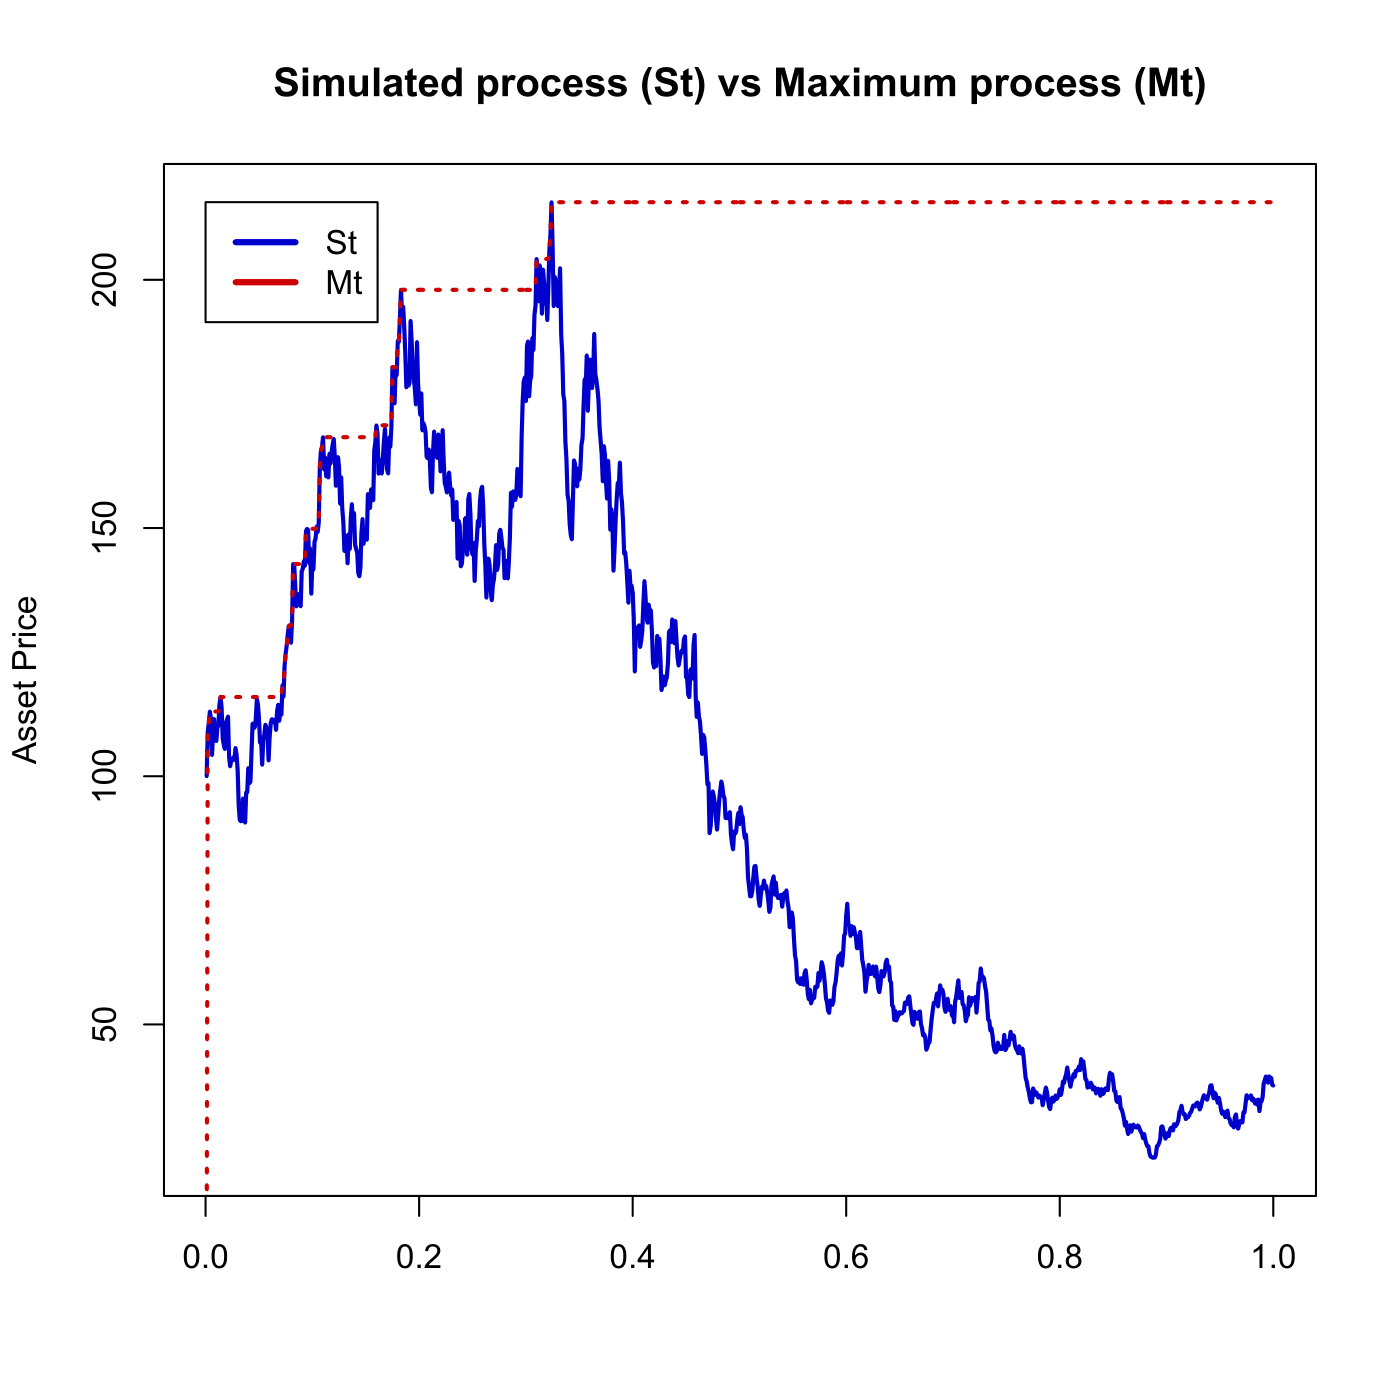

Source code (R):

# clear variables and close windows
rm(list = ls(all = TRUE))
graphics.off()

# parameter settings
para = c(100, 0.05, 0.03)
S0   = para[1]  # Initial Stock Price
r    = para[2]  # Interest Rate per Year
vol  = para[3]  # Volatility per Year
N    = 1000
t    = 1:N/N

volatility    = vol * vol
dt            = 1
randomWt1     = rnorm(N, 0, 1)
Wtsum1        = cumsum(t(randomWt1))
Path1         = exp((r - 0.5 * volatility) * dt + vol * sqrt(dt) * Wtsum1)
StockPath1    = matrix(0, N, 1)
StockPath1[1] = S0

for (i in 2:N) {
    StockPath1[i] = S0 * Path1[i]
}

s    = StockPath1
y    = matrix(0, N, 1)
y[i] = s[1]

for (i in 2:N) {
    if (s[i] > y[i - 1]) {
        y[i] = s[i]
    } else {
        y[i] = y[i - 1]
    }
}

# plot
plot(t, StockPath1, type = "l", col = "blue3", lwd = 2, ylab = "Asset Price", xlab = "", main = "Simulated process (St) vs Maximum process (Mt)")
lines(t, y, col = "red3", lty = "dotted", lwd = 2)
legend(0, max(y), c("St", "Mt"), lty = c(1, 1), lwd = 3, col = c("blue3", "red3"), 
    bg = "white")
